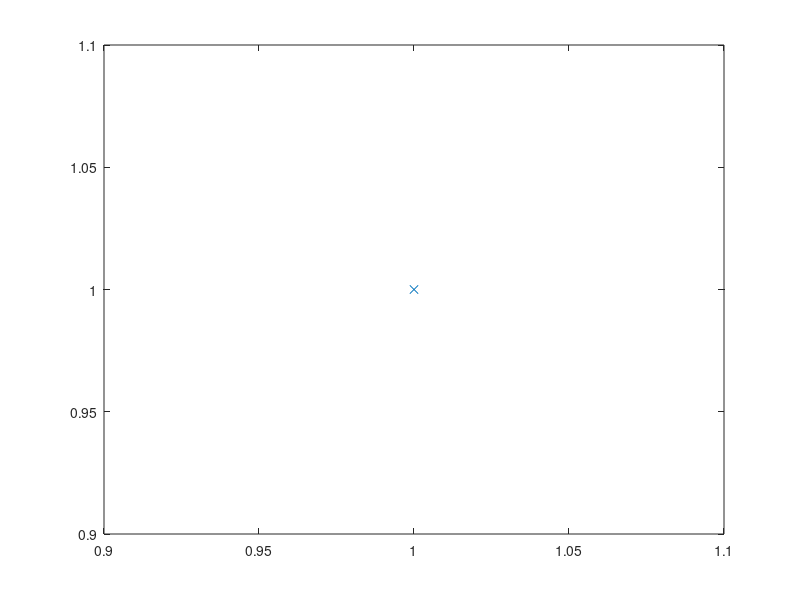

The MATLAB source for this figure: (Note: this script raises an error after producing the figure.)

X = [1]

hold off;
plot(X, "x");
hold on;

x_spl = [1:l];
xf_spl = [1:.25:l];
plot(interp1(x_spl, Y0, xf_spl, "cubic"), "r", "linewidth", 3);
plot(interp1(x_spl, Y1, xf_spl, "cubic"), "g", "linewidth", 3);
plot(interp1(x_spl, Y2, xf_spl, "cubic"), "b", "linewidth", 3);
